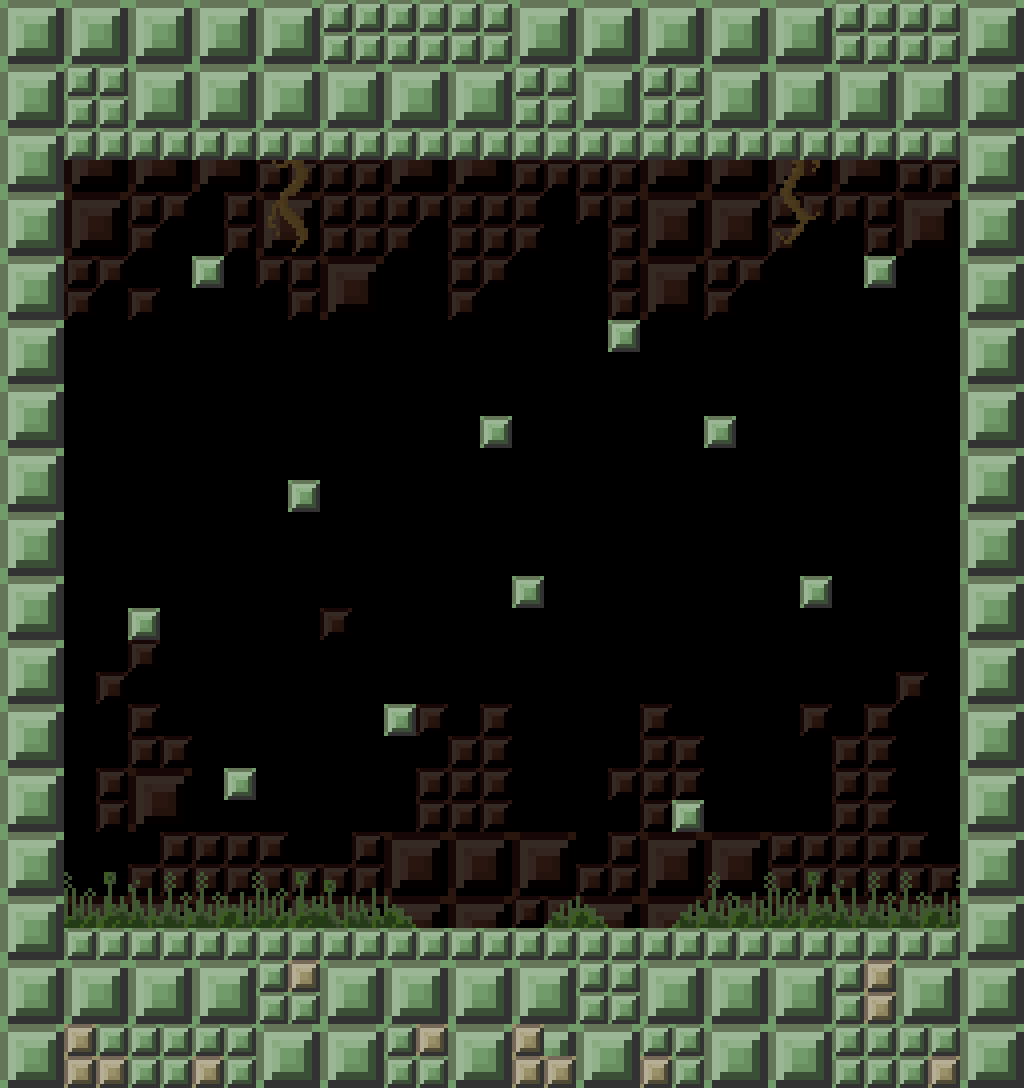

The image is a tile-based game level rendered from a .tmx file. Its description and source (layers, tilesets, objects; grid data summarised) follow:
An orthogonal 16x17 tile map with 64x64 px tiles, 3 tile layers (background, detail, Blocks), 2 tilesets and 22 objects (12x Platform, 6x whirlybob, 4x Solid).

<map version="1.0" tiledversion="1.0.2" orientation="orthogonal" renderorder="left-down" width="16" height="17" tilewidth="64" tileheight="64" nextobjectid="83">
 <properties>
  <property name="colour_quad" type="int" value="1" />
  <property name="round_time" type="float" value="46" />
 </properties>
 <tileset firstgid="1" name="large" tilewidth="64" tileheight="64" tilecount="112" columns="14">
  <image source="../images/block.png" width="896" height="512" />
 </tileset>
 <tileset firstgid="113" name="block_background" tilewidth="64" tileheight="64" tilecount="42" columns="6">
  <image source="../images/block_background.png" width="384" height="448" />
 </tileset>
 <layer name="background" width="16" height="17">
  <data>[272 cells, 144 non-empty, 14 distinct tile ids]</data>
 </layer>
 <layer name="detail" width="16" height="17">
  <data>[272 cells, 26 non-empty, 14 distinct tile ids]</data>
 </layer>
 <layer name="Blocks" width="16" height="17">
  <data>[272 cells, 74 non-empty, 12 distinct tile ids]</data>
 </layer>
 <objectgroup color="#00aa00" name="geometry">
  <object id="3" type="Solid" x="64" y="96" width="896" height="64" />
  <object id="8" type="Solid" x="960" y="128" width="64" height="832" />
  <object id="9" type="Solid" x="0" y="128" width="64" height="832" />
  <object id="7" type="Solid" x="64" y="928" width="896" height="64" />
  <object id="76" type="Platform" x="128" y="608" width="32" height="32" />
  <object id="73" type="Platform" x="704" y="416" width="32" height="32" />
  <object id="71" type="Platform" x="192" y="256" width="32" height="32" />
  <object id="74" type="Platform" x="480" y="416" width="32" height="32" />
  <object id="81" type="Platform" x="672" y="800" width="32" height="32" />
  <object id="79" type="Platform" x="384" y="704" width="32" height="32" />
  <object id="72" type="Platform" x="608" y="320" width="32" height="32" />
  <object id="82" type="Platform" x="864" y="256" width="32" height="32" />
  <object id="80" type="Platform" x="224" y="768" width="32" height="32" />
  <object id="77" type="Platform" x="512" y="576" width="32" height="32" />
  <object id="75" type="Platform" x="288" y="480" width="32" height="32" />
  <object id="78" type="Platform" x="800" y="576" width="32" height="32" />
 </objectgroup>
 <objectgroup name="Spawn">
  <object id="44" name="whirlybob" x="256" y="384" width="16" height="16" />
  <object id="45" name="whirlybob" x="768" y="384" width="16" height="16" />
  <object id="46" name="whirlybob" x="448" y="208" width="16" height="16" />
  <object id="47" name="whirlybob" x="576" y="208" width="16" height="16" />
  <object id="69" name="whirlybob" x="672" y="576" width="16" height="16" />
  <object id="70" name="whirlybob" x="352" y="576" width="16" height="16" />
 </objectgroup>
</map>
